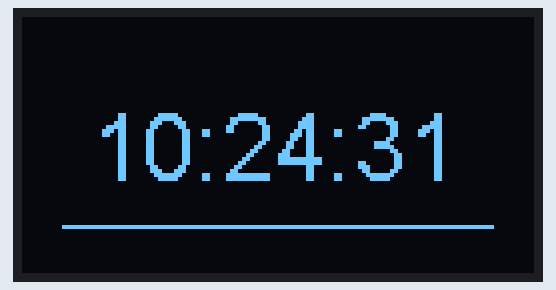
This sketch was run on a simulated ESP32. Shown: 128×64 one-colour display. WiFi joins after 1.5 s; servers stay silent unless stated; network time is answered at once with the bench clock; the local clock reads 2024-03-15 10:24:30 at power-on unless the sketch sets it; what the sketch prints to the serial monitor is not drawn.

Above: at 1.7 s.
At 4.1 s:
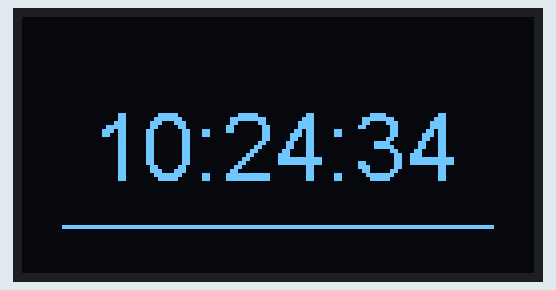
At 8.2 s:
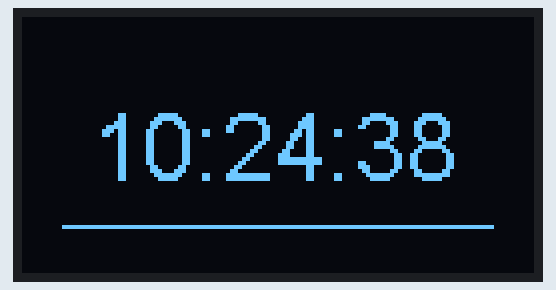
At 17.1 s:
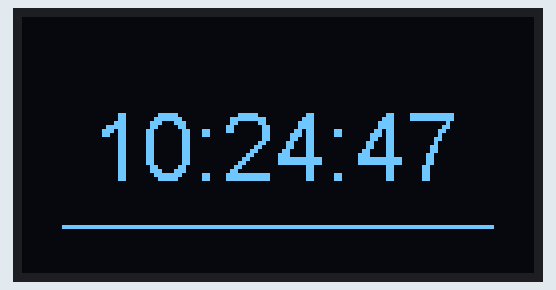
At 26.1 s:
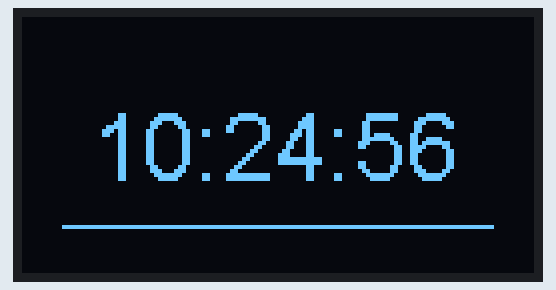
At 34.2 s:
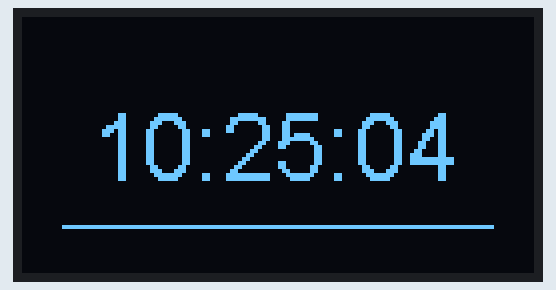

The sketch:

ESP32_NTC_OLED.ino
```cpp
#include <WiFi.h>
#include <WiFiUdp.h>
#include <NTPClient.h>

#include <Wire.h>
#include <SSD1306Wire.h>


// Configurações do WiFi
const char* ssid     = "Liberty- Scorpion"; // Nome da rede WiFi
const char* password = "*****"; // Senha da rede WiFi

// Configurações do Servidor NTP
const char* servidorNTP = "a.st1.ntp.br"; // Servidor NTP para pesquisar a hora
const int fusoHorario = -10800; // Fuso horário em segundos (-03h = -10800 seg)
const int taxaDeAtualizacao = 1800000; // Taxa de atualização do servidor NTP em milisegundos
WiFiUDP ntpUDP; // Declaração do Protocolo UDP
NTPClient timeClient(ntpUDP, servidorNTP, fusoHorario, 60000);

// Configuração do Display OLED
SSD1306Wire display(0x3C, 5, 4);

void setup()
{
  // Declarar Serial para realizar debug do código
  Serial.begin(115200);
  delay(10);

  // Conectar ao WiFi
  WiFi.begin(ssid, password);

// Iniciar display e configurar interface
  display.init();
  display.clear();
  display.flipScreenVertically();
  display.setFont(ArialMT_Plain_24);
  display.setTextAlignment(TEXT_ALIGN_CENTER);

  // Aguardando conexão do WiFi
  while (WiFi.status() != WL_CONNECTED)
  {
      display.clear();
      display.drawString(63, 12, "...");
      display.display();
      Serial.print(".");
      delay(500);
  }

  Serial.println("");
  Serial.print("WiFi conectado. Endereço IP: ");
  Serial.println(WiFi.localIP());

  // Iniciar cliente de aquisição do tempo
  timeClient.begin();
}

void loop()
{
  timeClient.update();
  Serial.println(timeClient.getFormattedTime());

  String horario = timeClient.getFormattedTime();

  display.clear(); // Limpa o conteúdo do display
  display.drawString(63, 19, horario); // Adiciona o texto à lista de escrita do display
  display.drawLine(10, 52, 117, 52); // Adiciona uma linha à lista de escrita do display
  display.display(); // Escreve as informações da lista de escrita no display
  delay(800);
}
```

Measured:
- what the display in image 0 shows lasts 0.8 s, from 1.6 s to 2.4 s
- what the display in image 1 shows lasts 1.6 s, from 4.1 s to 5.7 s
